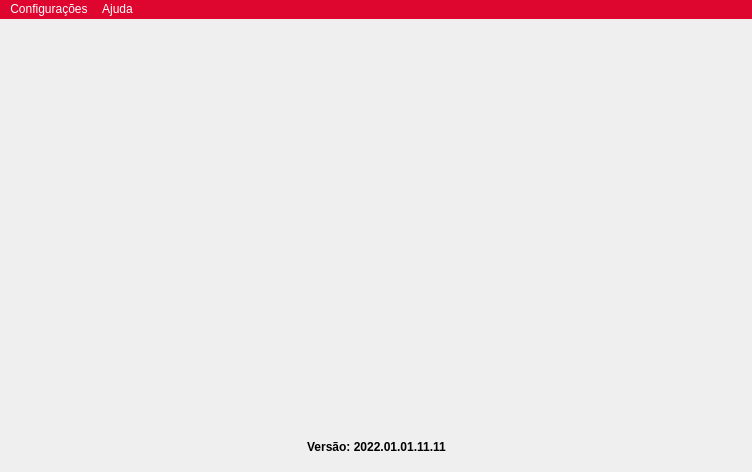
<?xml version="1.0" encoding="UTF-8"?>
<ui version="4.0">
 <class>MainWindow</class>
 <widget class="QMainWindow" name="MainWindow">
  <property name="geometry">
   <rect>
    <x>0</x>
    <y>0</y>
    <width>752</width>
    <height>472</height>
   </rect>
  </property>
  <property name="windowTitle">
   <string>Portal XML - Sync</string>
  </property>
  <property name="windowIcon">
   <iconset>
    <normaloff>../../../assets/logo.png</normaloff>../../../assets/logo.png</iconset>
  </property>
  <property name="styleSheet">
   <string notr="true"/>
  </property>
  <property name="unifiedTitleAndToolBarOnMac">
   <bool>true</bool>
  </property>
  <widget class="QWidget" name="centralwidget">
   <layout class="QHBoxLayout" name="horizontalLayout">
    <item>
     <spacer name="horizontalSpacer_2">
      <property name="orientation">
       <enum>Qt::Horizontal</enum>
      </property>
      <property name="sizeHint" stdset="0">
       <size>
        <width>113</width>
        <height>20</height>
       </size>
      </property>
     </spacer>
    </item>
    <item>
     <widget class="QFrame" name="frame">
      <property name="frameShape">
       <enum>QFrame::NoFrame</enum>
      </property>
      <property name="frameShadow">
       <enum>QFrame::Raised</enum>
      </property>
      <layout class="QVBoxLayout" name="verticalLayout">
       <item>
        <spacer name="verticalSpacer">
         <property name="orientation">
          <enum>Qt::Vertical</enum>
         </property>
         <property name="sizeHint" stdset="0">
          <size>
           <width>20</width>
           <height>43</height>
          </size>
         </property>
        </spacer>
       </item>
       <item>
        <widget class="QLabel" name="label">
         <property name="minimumSize">
          <size>
           <width>441</width>
           <height>280</height>
          </size>
         </property>
         <property name="maximumSize">
          <size>
           <width>441</width>
           <height>280</height>
          </size>
         </property>
         <property name="text">
          <string/>
         </property>
         <property name="textFormat">
          <enum>Qt::AutoText</enum>
         </property>
         <property name="pixmap">
          <pixmap>../../../assets/logo.png</pixmap>
         </property>
         <property name="scaledContents">
          <bool>true</bool>
         </property>
        </widget>
       </item>
       <item>
        <spacer name="verticalSpacer_2">
         <property name="orientation">
          <enum>Qt::Vertical</enum>
         </property>
         <property name="sizeHint" stdset="0">
          <size>
           <width>20</width>
           <height>42</height>
          </size>
         </property>
        </spacer>
       </item>
       <item>
        <widget class="QLabel" name="lbVersion">
         <property name="font">
          <font>
           <weight>75</weight>
           <bold>true</bold>
          </font>
         </property>
         <property name="text">
          <string>Versão: 2022.01.01.11.11</string>
         </property>
         <property name="alignment">
          <set>Qt::AlignCenter</set>
         </property>
        </widget>
       </item>
      </layout>
     </widget>
    </item>
    <item>
     <spacer name="horizontalSpacer">
      <property name="orientation">
       <enum>Qt::Horizontal</enum>
      </property>
      <property name="sizeHint" stdset="0">
       <size>
        <width>112</width>
        <height>20</height>
       </size>
      </property>
     </spacer>
    </item>
   </layout>
  </widget>
  <widget class="QMenuBar" name="menubar">
   <property name="geometry">
    <rect>
     <x>0</x>
     <y>0</y>
     <width>752</width>
     <height>21</height>
    </rect>
   </property>
   <property name="styleSheet">
    <string notr="true">QMenuBar{
	background-color: #de052e;
	color: white;
}</string>
   </property>
   <property name="nativeMenuBar">
    <bool>true</bool>
   </property>
   <widget class="QMenu" name="menuHelp">
    <property name="title">
     <string>Ajuda</string>
    </property>
    <addaction name="actionAbout"/>
    <addaction name="separator"/>
    <addaction name="actionExit"/>
   </widget>
   <widget class="QMenu" name="menuSettings">
    <property name="title">
     <string>Configurações</string>
    </property>
    <addaction name="actionDatabase"/>
   </widget>
   <addaction name="menuSettings"/>
   <addaction name="menuHelp"/>
  </widget>
  <action name="actionExit">
   <property name="icon">
    <iconset>
     <normaloff>../../../assets/logout.png</normaloff>../../../assets/logout.png</iconset>
   </property>
   <property name="text">
    <string>Sair</string>
   </property>
  </action>
  <action name="actionAbout">
   <property name="icon">
    <iconset>
     <normaloff>../../../assets/info.png</normaloff>../../../assets/info.png</iconset>
   </property>
   <property name="text">
    <string>Sobre</string>
   </property>
  </action>
  <action name="actionDatabase">
   <property name="icon">
    <iconset>
     <normaloff>../../../assets/database.png</normaloff>../../../assets/database.png</iconset>
   </property>
   <property name="text">
    <string>Banco de dados</string>
   </property>
  </action>
 </widget>
 <resources/>
 <connections/>
</ui>
